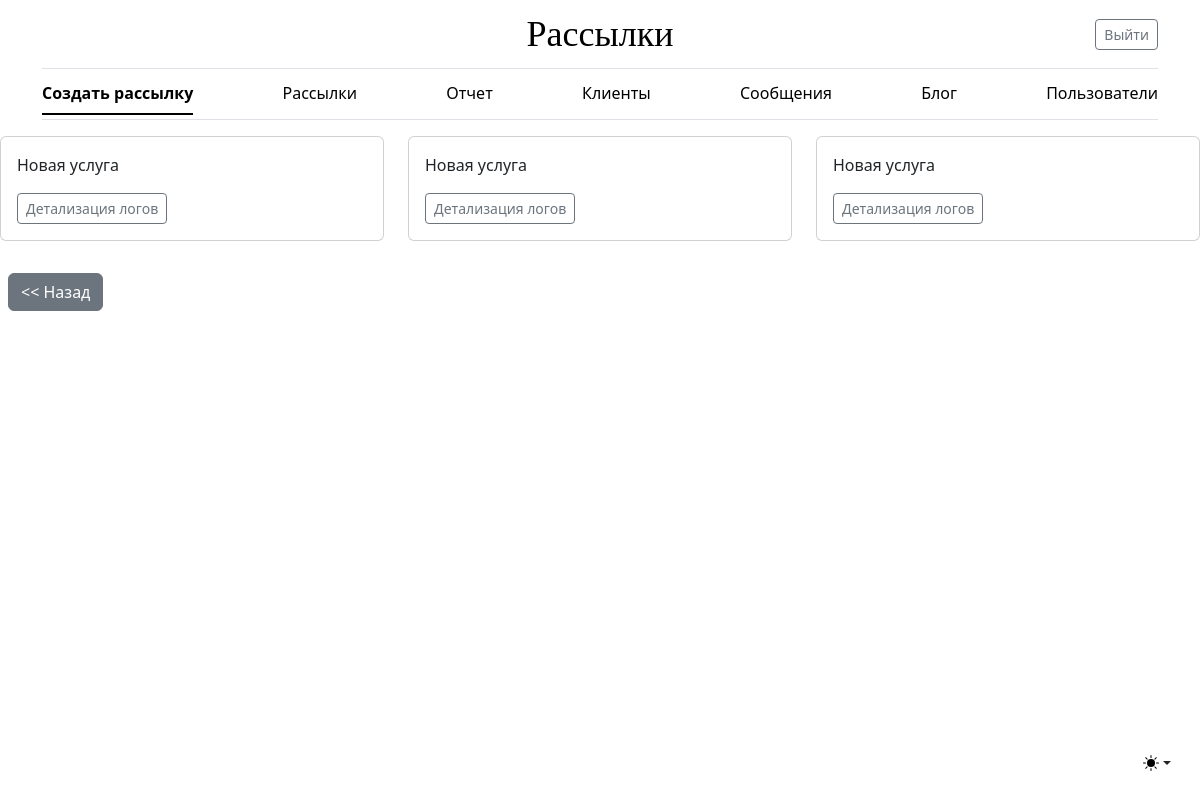
Before: /log/ (signed in) with the older database file.
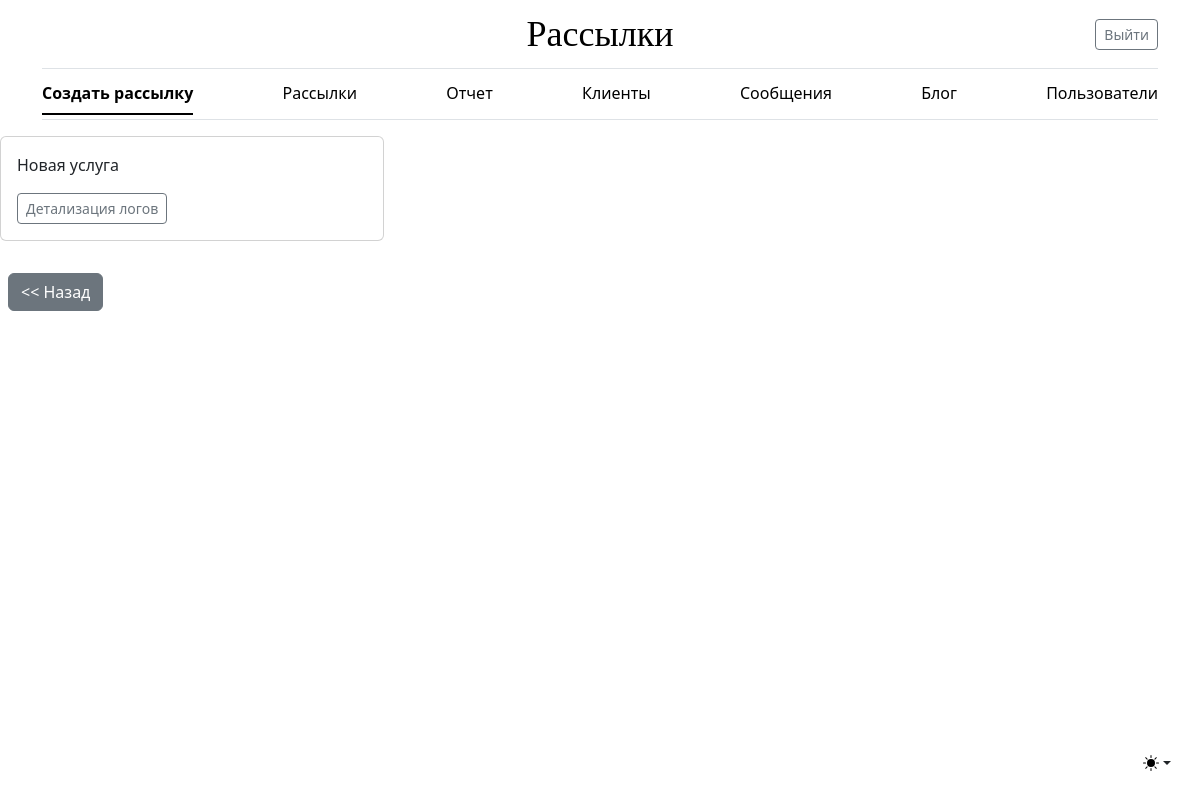
After: the same page with the newer database file.
### mailing/models.py (models this page shows)
class Log(models.Model):
    STATUS = (
        ('success', 'Успешно'),
        ('error', 'Ошибка'),
    )
    message = models.ForeignKey('Message', on_delete=models.CASCADE, **NULLABLE, verbose_name='Сообщение')
    date_attempt = models.DateTimeField(auto_now=True, verbose_name='Дата и время отправки')
    attempt_status = models.CharField(max_length=20, choices=STATUS, verbose_name='Статус отправки')
    server_response = models.TextField(**NULLABLE, verbose_name='Ответ сервера')
    class Meta:
        verbose_name = 'Лог'
        verbose_name_plural = 'Логи'

class Message(models.Model):
    subject_message = models.CharField(max_length=255, **NULLABLE,
                                       verbose_name='Тема сообщения')
    message = models.TextField(**NULLABLE, verbose_name='Сообщение')
    owner = models.ForeignKey(settings.AUTH_USER_MODEL, on_delete=models.SET_NULL, **NULLABLE,
                              verbose_name='Владелец')
    def __str__(self):
        return f'{self.subject_message}'
    class Meta:
        verbose_name = 'Сообщение'
        verbose_name_plural = 'Сообщения'

### mailing/views.py (the view)
# urls.py: path('log/', LogListView.as_view(), name='log_list'),
class LogListView(LoginRequiredMixin, ListView):
    model = Log

### mailing/templates/mailing/log_list.html
{% extends 'mailing/base.html' %}
{% block content %}
<div class="row">
    {% for object in object_list %}
        <div class="col-md-4">
            <div class="card mb-4 box-shadow">
                <div class="card-body">
                    <p class="card-text">{{ object.message }}</p>
                    <div class="d-flex justify-content-between align-items-center">
                        <div class="btn-group">
                            <a href="{% url 'mailing:log_details' object.pk %}"
                               class="btn btn-sm btn-outline-secondary">Детализация логов</a>
                        </div>
                    </div>
                </div>
            </div>
        </div>
    {% endfor %}
</div>
<div class="col-12">
    <a href="{% url 'mailing:setting_list' %}" class="btn btn-secondary m-2"><< Назад</a>
</div>
{% endblock %}

### mailing/templates/mailing/base.html (shortened to what this page needs)
{% load static %}
<html lang="ru" data-bs-theme="auto">
  <head><script src="{% static 'js/color-modes.js' %}"></script>
<link href="{% static 'css/bootstrap.min.css' %}" rel="stylesheet">
    <link href="{% static 'css/blog.css' %}" rel="stylesheet">
  </head>
  <body>
    <div class="dropdown position-fixed bottom-0 end-0 mb-3 me-3 bd-mode-toggle">
      <button class="btn btn-bd-primary py-2 dropdown-toggle d-flex align-items-center"
              id="bd-theme"
              type="button"
              aria-expanded="false"
              data-bs-toggle="dropdown"
              aria-label="Toggle theme (auto)">
        <svg class="bi my-1 theme-icon-active" width="1em" height="1em"><use href="#circle-half"></use></svg>
      </button>
    </div>
<div class="container">
  <header class="border-bottom lh-1 py-3">
    <div class="row flex-nowrap justify-content-between align-items-center">
      <div class="col-4 pt-1">
      </div>
      <div class="col-4 text-center">
        <a class="blog-header-logo text-body-emphasis text-decoration-none" href="{% url 'mailing:index_list' %}">Рассылки</a>
      </div>
      <div class="col-4 d-flex justify-content-end align-items-center">
        {% if user.is_authenticated %}
         <a class="btn btn-sm btn-outline-secondary" href="{% url 'users:logout' %}">Выйти</a>
        {% else %}
        <a class="btn btn-sm btn-outline-secondary" href="{% url 'users:login' %}">Войти</a>
        <a class="btn btn-sm btn-outline-secondary" href="{% url 'users:register' %}">Регистрация</a>
        {% endif %}
      </div>
    </div>
  </header>
  <div class="nav-scroller py-1 mb-3 border-bottom">
    <nav class="nav nav-underline justify-content-between">
      <a class="nav-item nav-link link-body-emphasis active" href="{% url 'mailing:setting_create' %}">Создать рассылку</a>
      <a class="nav-item nav-link link-body-emphasis" href="{% url 'mailing:setting_list' %}">Рассылки</a>
      <a class="nav-item nav-link link-body-emphasis" href="{% url 'mailing:log_list' %}">Отчет</a>
      <a class="nav-item nav-link link-body-emphasis" href="{% url 'mailing:client_list' %}">Клиенты</a>
      <a class="nav-item nav-link link-body-emphasis" href="{% url 'mailing:message_list' %}">Сообщения</a>
      <a class="nav-item nav-link link-body-emphasis" href="{% url 'blog:blog_list' %}">Блог</a>
      {% if user.is_staff %}
        {% if perms.users.view_user %}
        <a class="nav-item nav-link link-body-emphasis" href="{% url 'users:user_list' %}">Пользователи</a>
        {% endif %}
      {% endif %}
    </nav>
  </div>
</div>
    {% block content %}
    {% endblock %}
</html>

### static/css/blog.css (style rules this page uses)
.blog-header-logo { font-family: "Playfair Display", Georgia, "Times New Roman", serif; font-size: 2.25rem; }

Changed rows visible on the page:
removed Log: message "Новая услуга"
removed Log: message "Новая услуга"
